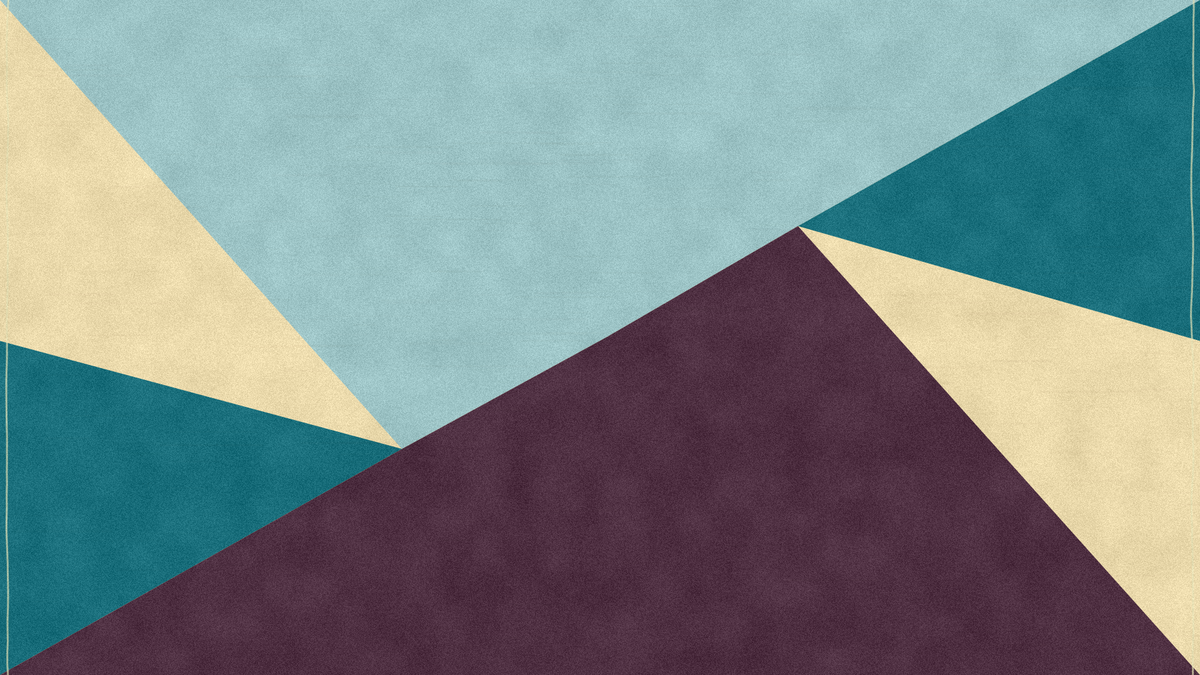
Frame 1 (no input)
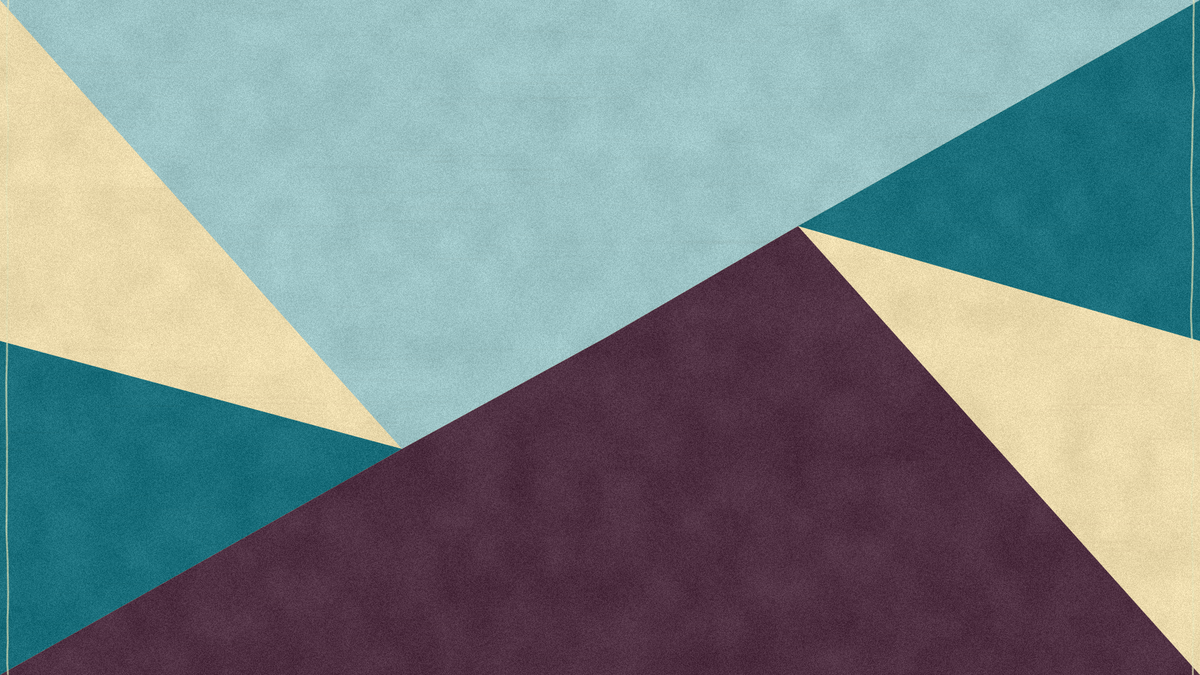
Frame 2 (the mouse pressed at the canvas centre, redrawn once)

The p5.js sketch that drew these frames (run headless with seeded random() and noise() and a simulated clock; the mouse was pressed at the canvas centre and the sketch redrawn once):

// p5.js sketch
// ── sketch.js
function setup() {
  createCanvas(1920, 1080);
  pixelDensity(1);
  noLoop();
}

function draw() {
  background(248, 245, 201);

  const W = width;
  const H = height;

  const cream = "#eddcae";
  const red = "#9fc6c8";
  const cyan = "#513244";
  const green = "#1C717E";
  noStroke();

  // Main geometric fields
  fill(cream);
  rect(0, 0, W, H);

  // Red top hourglass
  fill(red);
  beginShape();
  vertex(0, 0);
  vertex(W, 0);
  vertex(W * 0.665, H * 0.335);
  vertex(W * 0.505, H * 0.50);
  vertex(W * 0.335, H * 0.665);
  endShape(CLOSE);

  // Green lower-left triangle
  fill(green);
  beginShape();
  vertex(0, H);
  vertex(W * 0.335, H * 0.665);
  vertex(0, H * 0.505);
  endShape(CLOSE);

  // Green upper-right triangle
  fill(green);
  beginShape();
  vertex(W, 0);
  vertex(W * 0.665, H * 0.335);
  vertex(W, H * 0.505);
  endShape(CLOSE);

  // Blue bottom hourglass
  fill(cyan);
  beginShape();
  vertex(W * 0.505, H * 0.50);
  vertex(W * 0.665, H * 0.335);
  vertex(W, H);
  vertex(0, H);
  vertex(W * 0.335, H * 0.665);
  endShape(CLOSE);

  // Slight imperfect paper edge
  stroke(232, 229, 185, 170);
  strokeWeight(3);
  noFill();
  beginShape();
  for (let y = 0; y <= H; y += 18) vertex(8 + noise(y * 0.01) * 8, y);
  endShape();
  beginShape();
  for (let y = 0; y <= H; y += 18) vertex(W - 8 - noise(100 + y * 0.01) * 8, y);
  endShape();

  // Printed-paper grain
 

  // Subtle ink speckles
  noStroke();
  for (let i = 0; i < 18000; i++) {
    const x = random(W);
    const y = random(H);
    const a = random(7, 22);
    fill(40, 35, 20, a);
    circle(x, y, random(0.4, 1.8));
  }

  // Light color mottling inside printed areas
  blendMode(MULTIPLY);
  for (let i = 0; i < 7000; i++) {
    fill(255, random(5, 16));
    circle(random(W), random(H), random(1, 4));
  }
  blendMode(BLEND);
  addPrintTexture();
}

function addPrintTexture() {
  loadPixels();

  for (let y = 0; y < height; y++) {
    for (let x = 0; x < width; x++) {
      const i = 4 * (x + y * width);
      const n = noise(x * 0.018, y * 0.018);
      const grain = random(-18, 14) + map(n, 0, 1, -10, 10);

      pixels[i] = constrain(pixels[i] + grain, 0, 255);
      pixels[i + 1] = constrain(pixels[i + 1] + grain, 0, 255);
      pixels[i + 2] = constrain(pixels[i + 2] + grain, 0, 255);
    }
  }

  updatePixels();

  noStroke();

  for (let i = 0; i < 32000; i++) {
    fill(255, random(5, 18));
    circle(random(width), random(height), random(0.4, 1.6));
  }

  for (let i = 0; i < 18000; i++) {
    fill(0, random(3, 10));
    circle(random(width), random(height), random(0.35, 1.1));
  }

  blendMode(MULTIPLY);
  for (let i = 0; i < 420; i++) {
    fill(110, 70, 35, random(2, 7));
    rect(random(width), random(height), random(30, 180), random(1, 4));
  }
  blendMode(BLEND);
}
